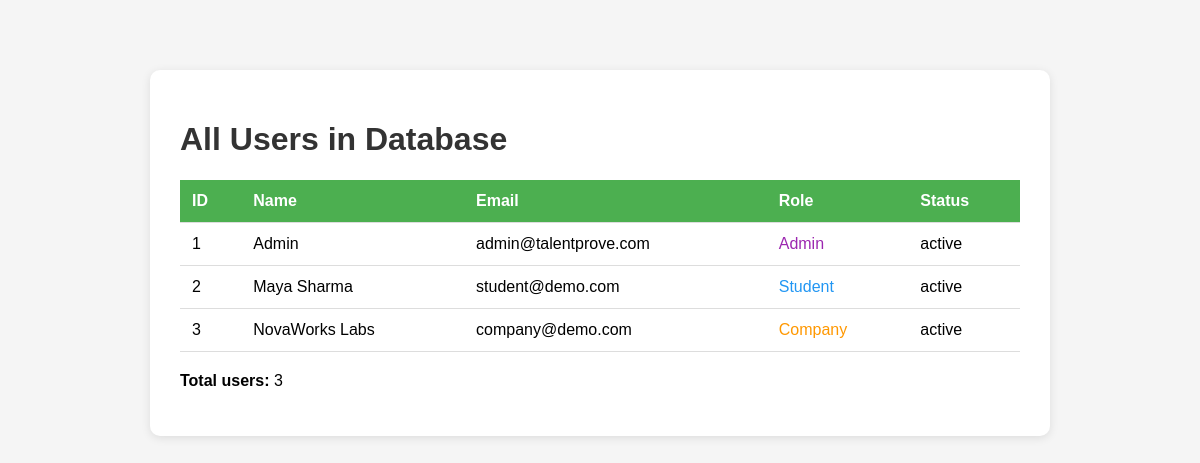
Screenshot of /list_users.php with the database file from the repository.
### tables this page shows
CREATE TABLE `users` (
  `id` int(11) NOT NULL,
  `name` varchar(100) NOT NULL,
  `email` varchar(150) NOT NULL,
  `password` varchar(255) NOT NULL,
  `role` enum('student','company','admin') NOT NULL,
  `status` enum('active','blocked','pending') DEFAULT 'active',
  `created_at` timestamp NOT NULL DEFAULT current_timestamp()
);

### htdocs/list_users.php (the view, shortened to what this page needs)
<?php
$pdo = getDB();
$stmt = $pdo->query("SELECT id, name, email, role, status FROM users ORDER BY id");
$users = $stmt->fetchAll();
?>
<!DOCTYPE html>
<html>
<head>
</head>
<body>
    <div class="card">
        <h1>All Users in Database</h1>
        <table>
            <tr>
                <th>ID</th>
                <th>Name</th>
                <th>Email</th>
                <th>Role</th>
                <th>Status</th>
            </tr>
            <?php foreach ($users as $user): ?>
            <tr>
                <td><?= htmlspecialchars($user['id']) ?></td>
                <td><?= htmlspecialchars($user['name']) ?></td>
                <td><?= htmlspecialchars($user['email']) ?></td>
                <td class="<?= htmlspecialchars($user['role']) ?>">
                    <?= htmlspecialchars(ucfirst($user['role'])) ?>
                </td>
                <td><?= htmlspecialchars($user['status']) ?></td>
            </tr>
            <?php endforeach; ?>
        </table>
        <p><strong>Total users:</strong> <?= count($users) ?></p>
    </div>
</body>
</html>

### htdocs/list_users.php (style rules this page uses)
body { font-family: Arial, sans-serif; max-width: 900px; margin: 50px auto; padding: 20px; background: #f5f5f5; }
.card { background: white; padding: 30px; border-radius: 10px; box-shadow: 0 2px 10px rgba(0,0,0,0.1); }
h1 { color: #333; }
table { width: 100%; border-collapse: collapse; margin: 20px 0; }
table th, table td { padding: 12px; text-align: left; border-bottom: 1px solid #ddd; }
table th { background: #4CAF50; color: white; }
.student { color: #2196F3; }
.company { color: #FF9800; }
.admin { color: #9C27B0; }

### rows the page displays
users: id "1", name "Admin", email "admin@talentprove.com", role "Admin", status "active"
users: id "2", name "Maya Sharma", email "student@demo.com", role "Student", status "active"
users: id "3", name "NovaWorks Labs", email "company@demo.com", role "Company", status "active"

### other values shown
count($users) "3"
